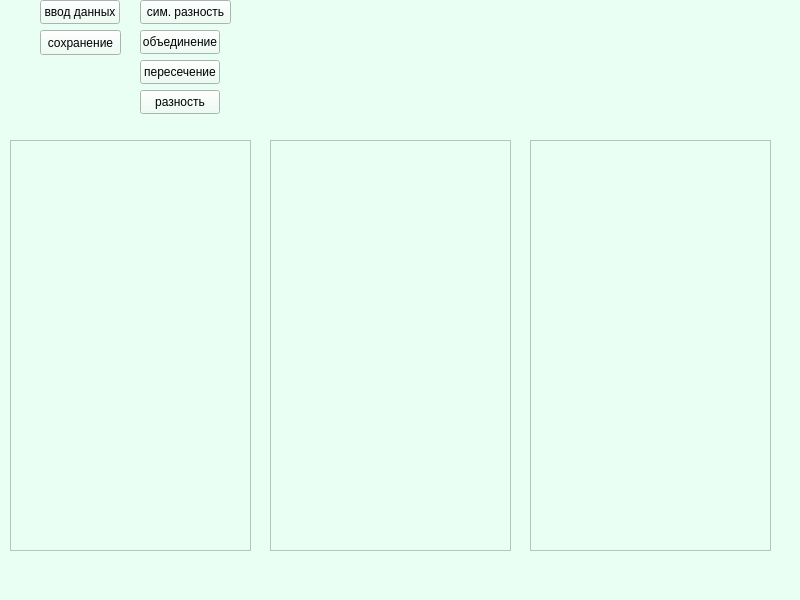
<?xml version="1.0" encoding="UTF-8"?>
<ui version="4.0">
 <class>MainWindow</class>
 <widget class="QMainWindow" name="MainWindow">
  <property name="geometry">
   <rect>
    <x>0</x>
    <y>0</y>
    <width>800</width>
    <height>600</height>
   </rect>
  </property>
  <property name="windowTitle">
   <string>MainWindow</string>
  </property>
  <property name="styleSheet">
   <string notr="true">background-color: rgb(233, 255, 243);</string>
  </property>
  <widget class="QWidget" name="centralwidget">
   <widget class="QPushButton" name="Input">
    <property name="geometry">
     <rect>
      <x>40</x>
      <y>0</y>
      <width>80</width>
      <height>24</height>
     </rect>
    </property>
    <property name="styleSheet">
     <string notr="true">font: italic 9pt &quot;Serif&quot;;</string>
    </property>
    <property name="text">
     <string>ввод данных</string>
    </property>
   </widget>
   <widget class="QPushButton" name="Union">
    <property name="geometry">
     <rect>
      <x>140</x>
      <y>30</y>
      <width>80</width>
      <height>24</height>
     </rect>
    </property>
    <property name="styleSheet">
     <string notr="true">font: italic 9pt &quot;Serif&quot;;</string>
    </property>
    <property name="text">
     <string>объединение</string>
    </property>
   </widget>
   <widget class="QPushButton" name="Intersection">
    <property name="geometry">
     <rect>
      <x>140</x>
      <y>60</y>
      <width>80</width>
      <height>24</height>
     </rect>
    </property>
    <property name="text">
     <string>пересечение</string>
    </property>
   </widget>
   <widget class="QPushButton" name="Difference">
    <property name="geometry">
     <rect>
      <x>140</x>
      <y>90</y>
      <width>80</width>
      <height>24</height>
     </rect>
    </property>
    <property name="text">
     <string>разность</string>
    </property>
   </widget>
   <widget class="QPushButton" name="SymDifference">
    <property name="geometry">
     <rect>
      <x>140</x>
      <y>0</y>
      <width>91</width>
      <height>24</height>
     </rect>
    </property>
    <property name="text">
     <string>сим. разность</string>
    </property>
   </widget>
   <widget class="QTableWidget" name="table1">
    <property name="geometry">
     <rect>
      <x>10</x>
      <y>140</y>
      <width>241</width>
      <height>411</height>
     </rect>
    </property>
   </widget>
   <widget class="QTableWidget" name="table2">
    <property name="geometry">
     <rect>
      <x>270</x>
      <y>140</y>
      <width>241</width>
      <height>411</height>
     </rect>
    </property>
   </widget>
   <widget class="QTableWidget" name="resultTable">
    <property name="geometry">
     <rect>
      <x>530</x>
      <y>140</y>
      <width>241</width>
      <height>411</height>
     </rect>
    </property>
   </widget>
   <widget class="QPlainTextEdit" name="plainTextEdit">
    <property name="geometry">
     <rect>
      <x>360</x>
      <y>20</y>
      <width>104</width>
      <height>70</height>
     </rect>
    </property>
    <property name="styleSheet">
     <string notr="true">background-color: rgba(255, 255, 255, 0);</string>
    </property>
    <property name="readOnly">
     <bool>true</bool>
    </property>
    <property name="plainText">
     <string/>
    </property>
   </widget>
   <widget class="QPushButton" name="SaveButton">
    <property name="geometry">
     <rect>
      <x>40</x>
      <y>30</y>
      <width>81</width>
      <height>25</height>
     </rect>
    </property>
    <property name="text">
     <string>сохранение</string>
    </property>
   </widget>
  </widget>
  <widget class="QMenuBar" name="menubar">
   <property name="geometry">
    <rect>
     <x>0</x>
     <y>0</y>
     <width>800</width>
     <height>22</height>
    </rect>
   </property>
  </widget>
  <widget class="QStatusBar" name="statusbar"/>
 </widget>
 <resources/>
 <connections/>
 <slots>
  <slot>inputData()</slot>
 </slots>
</ui>
